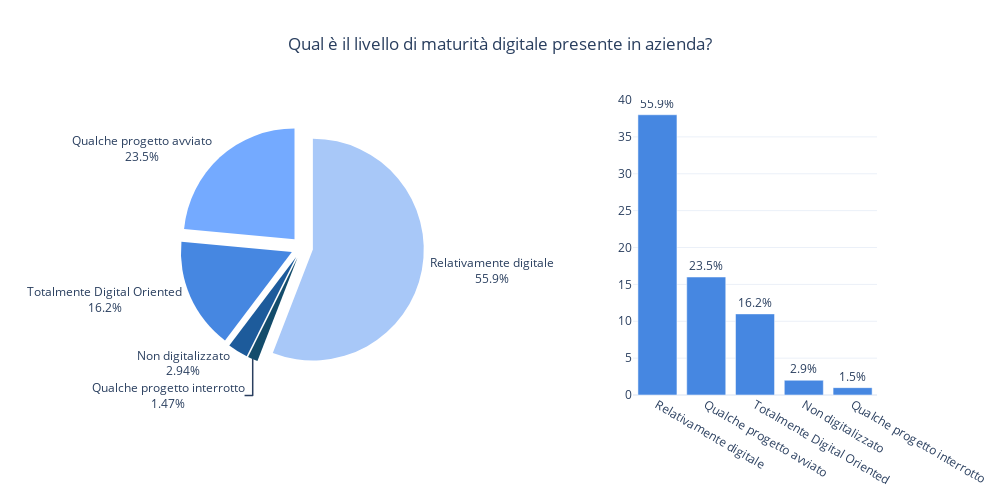

Notebook code cell kept with this figure:
### Code cell
def analyze_digital_maturity(df):
    df1 = df.copy()

    # Mappatura dei valori
    values = {
        'Siamo un’azienda relativamente digitale; alcuni processi aziendali sono stati digitalizzati con l’introduzione di tecnologie digitali': 'Relativamente digitale',
        'È stato avviato qualche progetto pilota di trasformazione digitale che al momento è ancora in corso': 'Qualche progetto avviato',
        'Siamo un’azienda totalmente Digital Oriented; tutti i nostri processi sono supportati dall’utilizzo di tecnologie digitali': 'Totalmente Digital Oriented',
        'Al momento non è in corso un processo di trasformazione digitale né è stato avviato e concluso in passato': 'Non digitalizzato',
        'È stato avviato qualche progetto pilota di trasformazione digitale che è stato interrotto e non portato a compimento': 'Qualche progetto interrotto'
    }

    df1['maturita_digitale'].replace(values, inplace=True)

    # Conta i livelli di maturità digitale
    maturity_levels = df1['maturita_digitale'].value_counts()

    # Calcola le percentuali
    total = maturity_levels.sum()
    percentages = (maturity_levels / total) * 100

    # Crea il grafico con subplot
    fig = make_subplots(
        rows=1, cols=2, 
        specs=[[{'type': 'pie'}, {'type': 'bar'}]],
        column_widths=[0.45, 0.45],  # Imposta la larghezza delle colonne (lascia un po' di spazio tra di esse)
        horizontal_spacing=0.30  # Aumenta la distanza orizzontale tra i grafici
    )

    # Aggiungi il grafico a torta
    fig.add_trace(
        go.Pie(
            labels=maturity_levels.index, 
            values=maturity_levels.values,
            name="Qual è il livello di maturità digitale presente in azienda?",
            marker=dict(
                colors=['#a8c8f8', '#74aaff', '#4687e1', '#1d5b9b', '#134c6b']  # Sfumature di blu
            ),
            textinfo='percent+label',  # Mostra percentuale e etichetta
            textposition='outside',  # Posiziona il testo fuori dalla torta
            pull=[0.1, 0.1, 0.1, 0.1, 0.1]  # Distacco per ogni fetta
        ),
        row=1, col=1
    )

    # Aggiungi il grafico a barre
    fig.add_trace(
        go.Bar(
            x=maturity_levels.index, 
            y=maturity_levels.values, 
            name="Qual è il livello di maturità digitale presente in azienda?",
            marker=dict(color='#4687e1'),  # Colore delle barre
            text=percentages.round(1).astype(str) + '%',  # Testo con le percentuali
            textposition='outside',  # Posiziona il testo fuori dalle barre
            showlegend=False  # Nascondi la legenda per il grafico a barre
        ),
        row=1, col=2
    )

    # Aggiorna la disposizione per migliorare la visualizzazione
    fig.update_layout(
        title_text="Qual è il livello di maturità digitale presente in azienda?", 
        title_x=0.5,  # Centra il titolo orizzontalmente
        showlegend=False,  # Mostra la legenda per il grafico a torta
        height=500, 
        width=1000,
        template='plotly_white'  # Template per uno sfondo chiaro
    )

    # Mostra il grafico
    fig.show()

    # Stampa i risultati in formato testo
    print("Risultati dell'analisi della maturità digitale:\n")
    for livello, conteggio in maturity_levels.items():
        percentuale = percentages[livello]  # Recupera la percentuale per ciascun livello
        print(f"- {livello}: {conteggio} ({percentuale:.1f}%)")

# Esegui la funzione
analyze_digital_maturity(df)

### Figure 1 — Plotly figure (JSON) as saved in the notebook; plotly's stock layout.template omitted (floating-point values rounded to 4 significant figures)
{"data": [{"domain": {"x": [0, 0.35], "y": [0, 1]}, "labels": ["Relativamente digitale", "Qualche progetto avviato", "Totalmente Digital Oriented", "Non digitalizzato", "Qualche progetto interrotto"], "marker": {"colors": ["#a8c8f8", "#74aaff", "#4687e1", "#1d5b9b", "#134c6b"]}, "name": "Qual è il livello di maturità digitale presente in azienda?", "pull": [0.1, 0.1, 0.1, 0.1, 0.1], "textinfo": "percent+label", "textposition": "outside", "type": "pie", "values": [38, 16, 11, 2, 1]}, {"marker": {"color": "#4687e1"}, "name": "Qual è il livello di maturità digitale presente in azienda?", "showlegend": false, "text": ["55.9%", "23.5%", "16.2%", "2.9%", "1.5%"], "textposition": "outside", "type": "bar", "x": ["Relativamente digitale", "Qualche progetto avviato", "Totalmente Digital Oriented", "Non digitalizzato", "Qualche progetto interrotto"], "xaxis": "x", "y": [38, 16, 11, 2, 1], "yaxis": "y"}], "layout": {"height": 500, "showlegend": false, "title": {"text": "Qual è il livello di maturità digitale presente in azienda?", "x": 0.5}, "width": 1000, "xaxis": {"anchor": "y", "domain": [0.65, 1.0]}, "yaxis": {"anchor": "x", "domain": [0, 1]}}}
